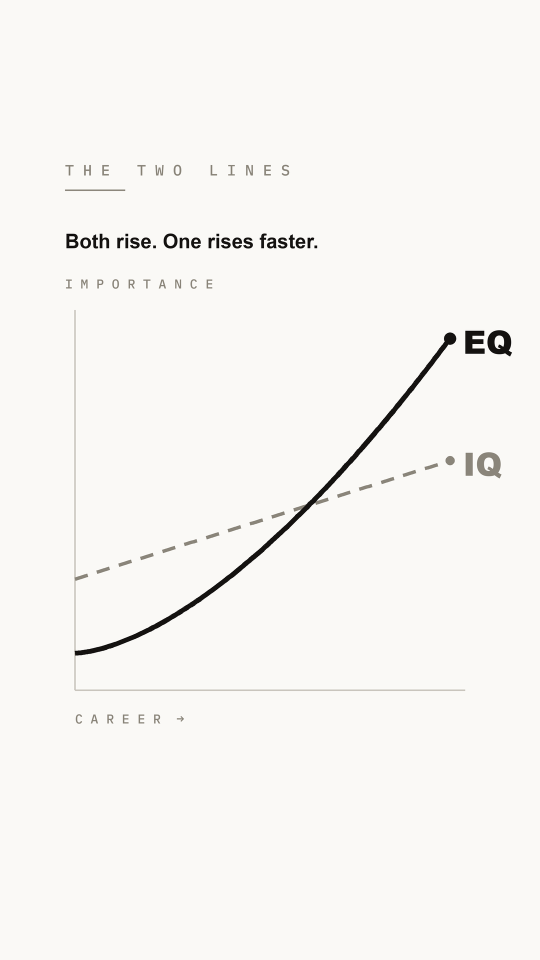
#> input picture content-src/video-scripts/ep4-assets/two-lines-chart.png, 1080 x 1920 px (shown at 1/2 size)
$ python cover_terms.py ../../content-src/video-scripts/ep4-assets/two-lines-chart.png ../../content-src/video-scripts/ep4-assets/two-lines-chart.png ../../content-src/video-scripts/ep4-assets/two-lines-chart.png
#> lines starting #> are read from the running program, lines starting #| are printed output that depends on the picture
#!/usr/bin/env python3
"""Ep27 cover (2026-10-13, Hao: 封面可以是我两只手举起来,一堆名词在封面上): term chips scattered around the
frame where he holds both index fingers up. Usage: cover_terms.py <frame.png> <out.png> "名词|名词|..." """
import sys, os, math, random
from PIL import Image, ImageDraw, ImageFont
src, out = sys.argv[1], sys.argv[2]; terms = sys.argv[3].split("|")
F = os.path.expanduser("~/Video Studio/work/fonts/SourceHanSansSC-Heavy.otf")
im = Image.open(src).convert("RGBA"); W, H = im.size
#> after `W, H = im.size`: W = 1080; H = 1920
INK = (31, 29, 26, 255); GOLD = (212, 160, 23, 255); WHITE = (255, 255, 255, 240); BLUE = (58, 110, 190, 255); GREEN = (70, 150, 80, 255)
cols = [GOLD, BLUE, GREEN, GOLD, BLUE, GREEN, GOLD]
# chip spots around the head and hands (fractions of W/H), hand-placed for the 2.5 s frame
spots = [(0.14, 0.17, -12), (0.78, 0.15, 10), (0.09, 0.40, -6), (0.90, 0.38, 8), (0.18, 0.50, -8), (0.85, 0.50, 6), (0.50, 0.12, 0)]
f = ImageFont.truetype(F, 92)
for i, t in enumerate(terms[:len(spots)]):
    fx, fy, rot = spots[i]; col = cols[i % len(cols)]
    tw = f.getlength(t); cw, ch = int(tw + 90), 150
    chip = Image.new("RGBA", (cw, ch), (0, 0, 0, 0)); d = ImageDraw.Draw(chip)
    d.rounded_rectangle((4, 4, cw - 4, ch - 4), radius=40, fill=WHITE, outline=col, width=9)
    d.text((cw / 2, ch / 2), t, font=f, fill=INK, anchor="mm")
    chip = chip.rotate(rot, expand=True, resample=Image.BICUBIC)
    im.alpha_composite(chip, (int(fx * W - chip.width / 2), int(fy * H - chip.height / 2)))
#> this loop made 1 pass
#> pass 1, `chip = chip.rotate(rot, expand=True, resample=Image.BICUBIC)`:
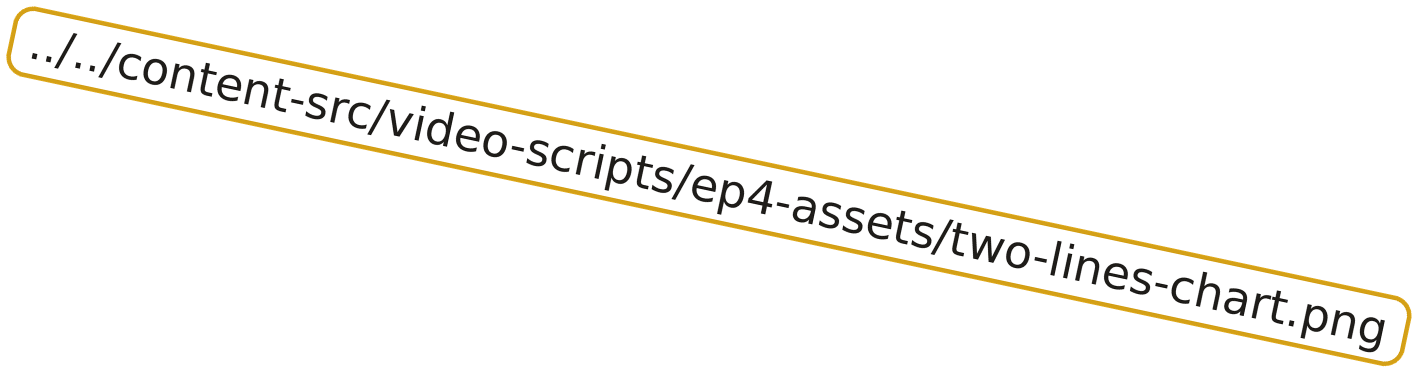
#> chip: PIL image 2835x744 RGBA (shown at 1/2 size); mean R, G, B, A 43.2, 41.8, 38, 47; transparent parts drawn white
#> after the loop:
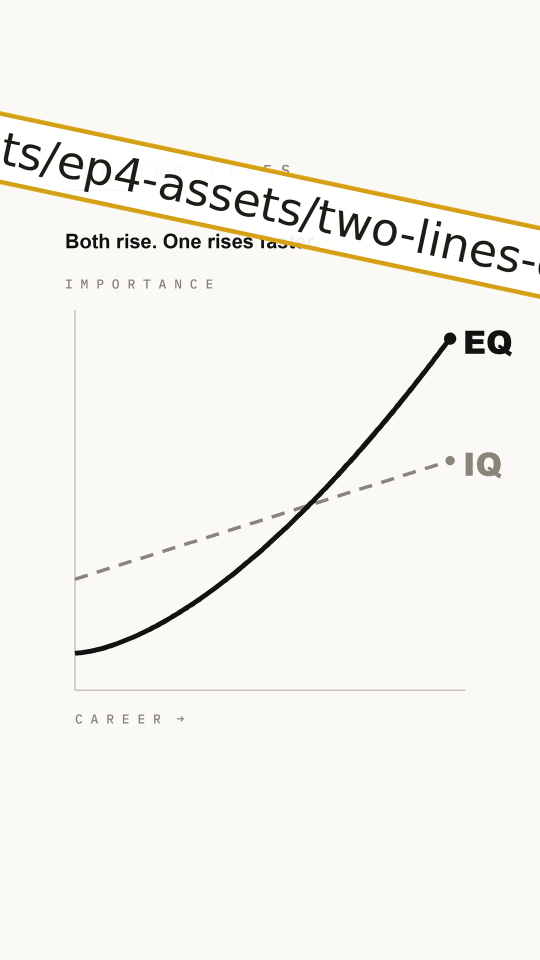
#> im: PIL image 1080x1920 RGBA (shown at 1/2 size); mean R, G, B, A 245.3, 243.8, 239.6, 255
im.convert("RGB").save(out); print("wrote", out)
#| wrote ../../content-src/video-scripts/ep4-assets/two-lines-chart.png
